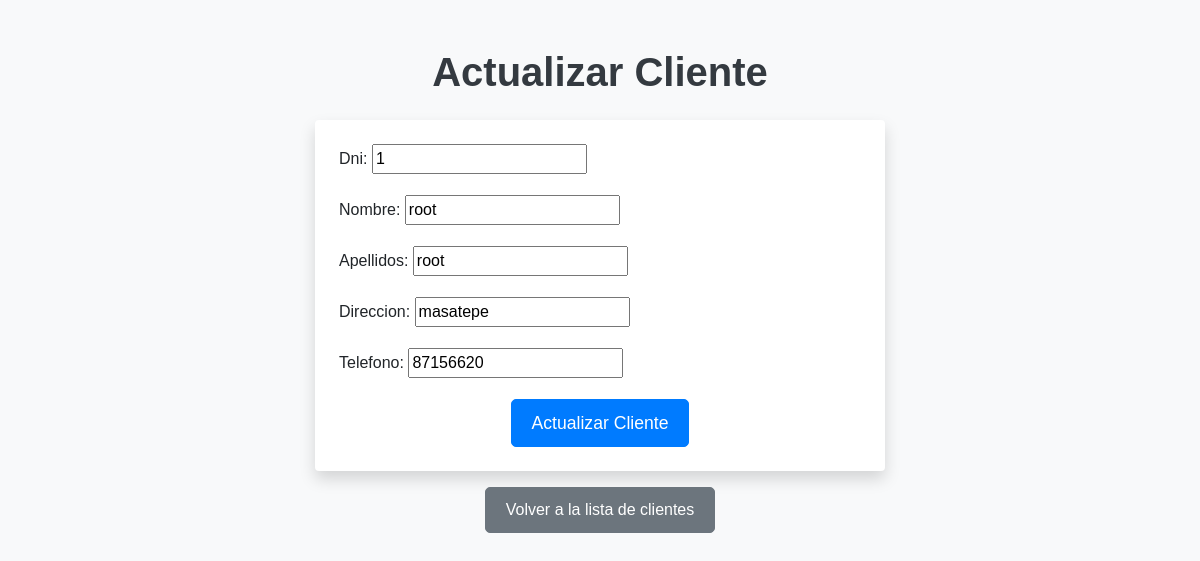
/clientes/edit/1/, run on the app's committed database.
### principal/models.py (models this page shows, shortened)
class Cliente(models.Model):
    dni = models.CharField(max_length=20)
    nombre = models.CharField(max_length=50)
    apellidos = models.CharField(max_length=50)
    direccion = models.CharField(max_length=100)
    telefono = models.CharField(max_length=20)

### principal/views.py (the view)
# urls.py: path('clientes/edit/<int:pk>/', views.cliente_update, name='cliente_update'),
def cliente_update(request, pk):
    cliente = get_object_or_404(Cliente, pk=pk)
    if request.method == 'POST':
        form = ClienteForm(request.POST, instance=cliente)
        if form.is_valid():
            form.save()
            return redirect('cliente_list')  # Cambia a la URL que desees
    else:
        form = ClienteForm(instance=cliente)
    return render(request, 'Clientes/cliente_update.html', {'form': form, 'cliente': cliente})

### principal/forms.py (shortened to what this page needs)
class ClienteForm(forms.ModelForm):
    class Meta:
        model = Cliente
        fields = '__all__'

### principal/templates/Clientes/cliente_update.html (shortened to what this page needs)
<!DOCTYPE html>
<html lang="es">
<head>
    {% load static %}
    <link rel="stylesheet" href="https://maxcdn.bootstrapcdn.com/bootstrap/4.5.2/css/bootstrap.min.css">
    <link rel="stylesheet" href="{% static 'css/Clientes/clienteupdate.css' %}">
</head>
<body class="bg-light">
    <div class="container mt-5">
        <h1 class="text-center mb-4">Actualizar Cliente</h1>
        <form method="post" class="bg-white p-4 shadow rounded">
            {{ form.as_p }}
            <div class="text-center">
                <button type="submit" class="btn btn-primary">Actualizar Cliente</button>
            </div>
        </form>
        <div class="text-center mt-3">
            <a href="{% url 'cliente_list' %}" class="btn btn-secondary">Volver a la lista de clientes</a>
        </div>
    </div>
</body>
</html>

### principal/static/css/clientecss/clienteupdate.css (style rules this page uses)
body { background-color: #f8f9fa; font-family: Arial, sans-serif; }
h1 { color: #343a40; font-size: 2.5rem; font-weight: bold; margin-bottom: 30px; }
form { background-color: #ffffff; padding: 20px; border-radius: 10px; box-shadow: 0 4px 8px rgba(0, 0, 0, 0.1); }
.btn-primary { background-color: #007bff; border-color: #007bff; padding: 10px 20px; font-size: 1.1rem; border-radius: 5px; }
.btn-secondary { background-color: #6c757d; border-color: #6c757d; padding: 10px 20px; font-size: 1rem; border-radius: 5px; text-align: center; }
.container { max-width: 600px; }
.text-center { text-align: center; }

### data on the page
Cliente: dni "1", nombre "root", apellidos "root", direccion "masatepe", telefono "87156620"
